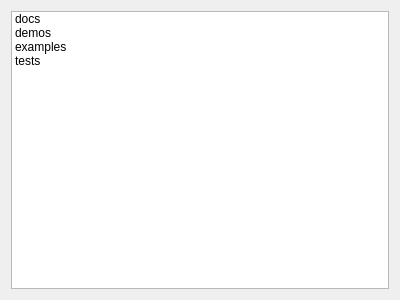
<?xml version="1.0" encoding="UTF-8"?>
<ui version="4.0">
 <class>PageNoMake</class>
 <widget class="QWizardPage" name="PageNoMake">
  <property name="geometry">
   <rect>
    <x>0</x>
    <y>0</y>
    <width>400</width>
    <height>300</height>
   </rect>
  </property>
  <property name="windowTitle">
   <string>WizardPage</string>
  </property>
  <property name="title">
   <string>Exclude items from make</string>
  </property>
  <layout class="QVBoxLayout" name="verticalLayout">
   <item>
    <widget class="QListWidget" name="listWidgetNoMake">
     <item>
      <property name="text">
       <string>docs</string>
      </property>
     </item>
     <item>
      <property name="text">
       <string>demos</string>
      </property>
     </item>
     <item>
      <property name="text">
       <string>examples</string>
      </property>
     </item>
     <item>
      <property name="text">
       <string>tests</string>
      </property>
     </item>
    </widget>
   </item>
  </layout>
 </widget>
 <resources/>
 <connections/>
</ui>
